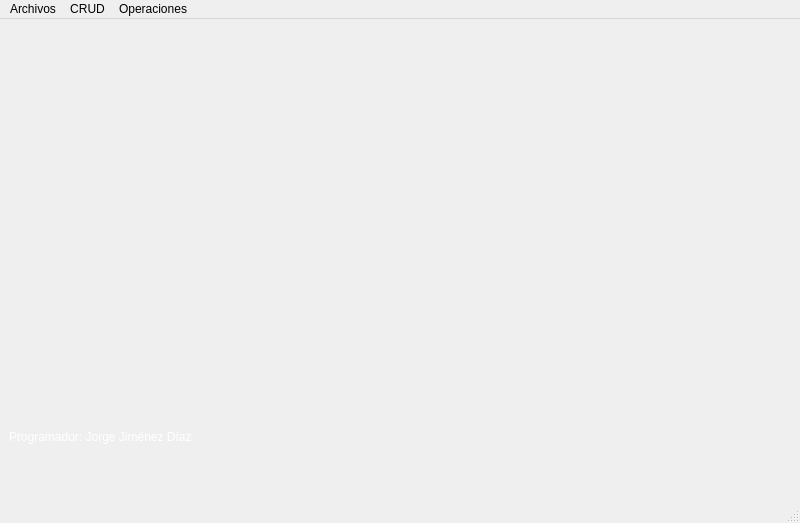
<?xml version="1.0" encoding="UTF-8"?>
<ui version="4.0">
 <class>MainWindow</class>
 <widget class="QMainWindow" name="MainWindow">
  <property name="geometry">
   <rect>
    <x>0</x>
    <y>0</y>
    <width>800</width>
    <height>523</height>
   </rect>
  </property>
  <property name="windowTitle">
   <string>MainWindow</string>
  </property>
  <property name="styleSheet">
   <string notr="true">color: rgb(0, 0, 0);
font: 12pt &quot;Gabriola&quot;;</string>
  </property>
  <widget class="QWidget" name="centralwidget">
   <layout class="QGridLayout" name="gridLayout">
    <item row="0" column="0" colspan="3">
     <widget class="QWidget" name="widget" native="true"/>
    </item>
    <item row="1" column="0" colspan="2">
     <widget class="QWidget" name="widget_3" native="true"/>
    </item>
    <item row="1" column="2">
     <widget class="QWidget" name="widget_2" native="true"/>
    </item>
    <item row="2" column="0">
     <widget class="QWidget" name="widget_5" native="true"/>
    </item>
    <item row="2" column="1" rowspan="2" colspan="2">
     <widget class="QWidget" name="widget_4" native="true"/>
    </item>
    <item row="3" column="0">
     <widget class="QLabel" name="label">
      <property name="styleSheet">
       <string notr="true">color: rgb(255, 255, 255);

font: 16pt &quot;Poor Richard&quot;;
border-radius: 10px;</string>
      </property>
      <property name="text">
       <string>Programador: Jorge Jiménez Díaz</string>
      </property>
     </widget>
    </item>
   </layout>
  </widget>
  <widget class="QMenuBar" name="menubar">
   <property name="geometry">
    <rect>
     <x>0</x>
     <y>0</y>
     <width>800</width>
     <height>35</height>
    </rect>
   </property>
   <widget class="QMenu" name="menuArchivos">
    <property name="title">
     <string>Archivos</string>
    </property>
    <addaction name="ac_close"/>
   </widget>
   <widget class="QMenu" name="menuCRUD">
    <property name="title">
     <string>CRUD</string>
    </property>
    <addaction name="ac_viaje_local"/>
    <addaction name="ac_viaje_ciudad"/>
   </widget>
   <widget class="QMenu" name="menuOperaciones">
    <property name="title">
     <string>Operaciones</string>
    </property>
    <addaction name="ac_op1"/>
    <addaction name="ac_op2"/>
    <addaction name="ac_op3"/>
    <addaction name="ac_op4"/>
    <addaction name="ac_op5"/>
   </widget>
   <addaction name="menuArchivos"/>
   <addaction name="menuCRUD"/>
   <addaction name="menuOperaciones"/>
  </widget>
  <widget class="QStatusBar" name="statusbar"/>
  <action name="ac_close">
   <property name="text">
    <string>Cerrar</string>
   </property>
   <property name="shortcut">
    <string>Ctrl+X</string>
   </property>
  </action>
  <action name="ac_viaje_local">
   <property name="text">
    <string>Viaje Local</string>
   </property>
   <property name="shortcut">
    <string>Ctrl+V</string>
   </property>
  </action>
  <action name="ac_viaje_ciudad">
   <property name="text">
    <string>Viaje fuera de la ciudad</string>
   </property>
   <property name="shortcut">
    <string>Ctrl+C</string>
   </property>
  </action>
  <action name="ac_op1">
   <property name="text">
    <string>Determinar el importe de un viaje dado su código</string>
   </property>
   <property name="shortcut">
    <string>Ctrl+1</string>
   </property>
  </action>
  <action name="ac_op2">
   <property name="text">
    <string>Determinar el promedio de edades de los choferes que dieron viajes locales y pasaron por embotellamiento por una fecha dada</string>
   </property>
   <property name="shortcut">
    <string>Ctrl+2</string>
   </property>
  </action>
  <action name="ac_op3">
   <property name="text">
    <string>Determinar el porciento de los viajes locales que se hicieron por llamada al servicio de taxis</string>
   </property>
   <property name="shortcut">
    <string>Ctrl+3</string>
   </property>
  </action>
  <action name="ac_op4">
   <property name="text">
    <string>Determinar los datos del viaje local de mayor duración que se hizo en una fecha dada</string>
   </property>
   <property name="toolTip">
    <string>Determinar los datos del viaje local de mayor duración que se hizo en una fecha </string>
   </property>
   <property name="shortcut">
    <string>Ctrl+4</string>
   </property>
  </action>
  <action name="ac_op5">
   <property name="text">
    <string>Determinar el listado con los datos de los viajes hechos fuera de la ciudad sin habilitar el carro ordenado por la distancia recorrida</string>
   </property>
   <property name="shortcut">
    <string>Ctrl+5</string>
   </property>
  </action>
  <action name="ac_ayuda">
   <property name="text">
    <string>Acerca de ...</string>
   </property>
   <property name="shortcut">
    <string>Ctrl+A</string>
   </property>
  </action>
 </widget>
 <resources/>
 <connections/>
</ui>
